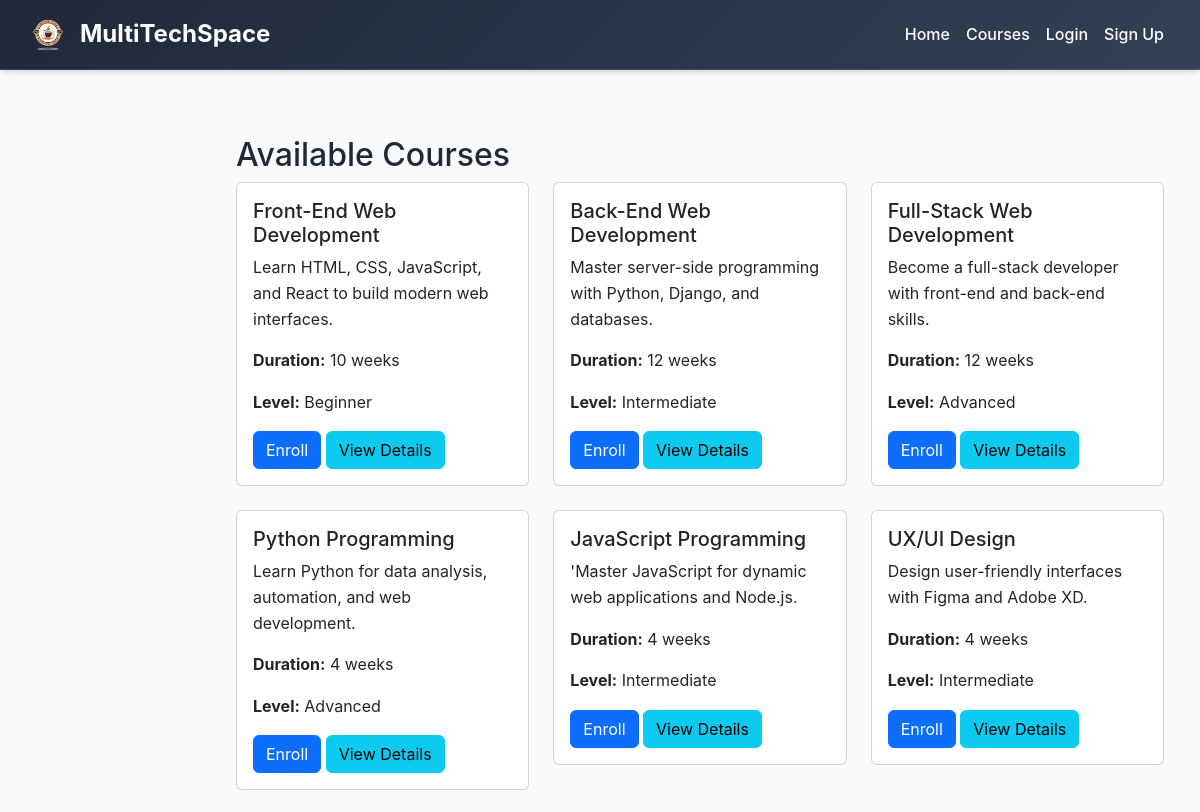
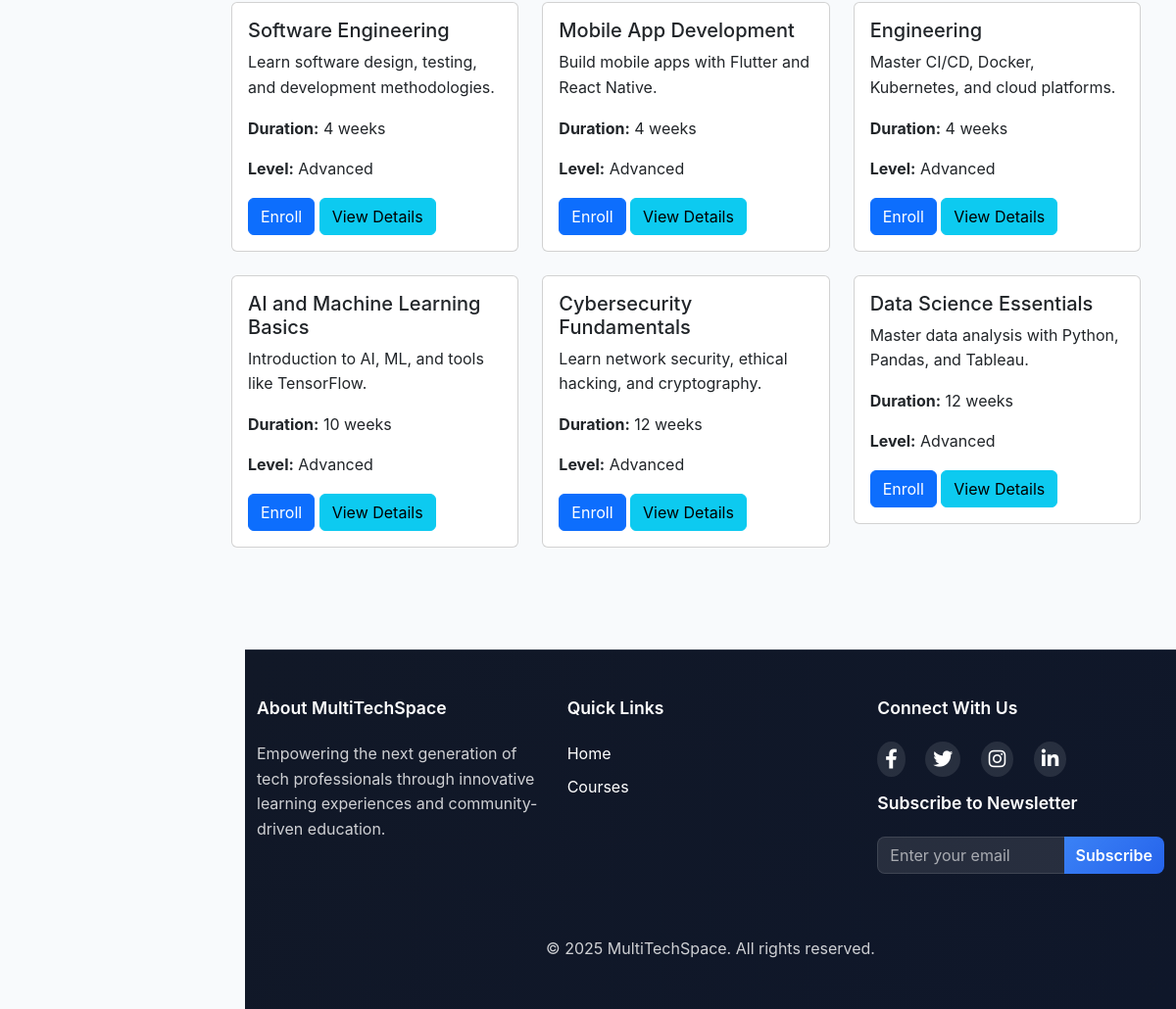
Page /courses/ on the committed database (2 pictures, top to bottom).
### core/models.py (models this page shows, shortened)
class Course(models.Model):
    LEVEL_CHOICES = (
        ('Beginner', 'Beginner'),
        ('Intermediate', 'Intermediate'),
        ('Advanced', 'Advanced'),
    )
    title = models.CharField(max_length=200)
    description = models.TextField()
    duration = models.IntegerField()
    level = models.CharField(max_length=20, choices=LEVEL_CHOICES)
    facilitator = models.ForeignKey(User, on_delete=models.SET_NULL, null=True, blank=True)
    price = models.DecimalField(max_digits=10, decimal_places=2, default=0.00)

### core/views.py (the view)
# urls.py: path('courses/', views.course_list, name='course_list'),
def course_list(request):
    courses = Course.objects.all()
    enrolled_course_ids = []
    if request.user.is_authenticated:
        enrolled_course_ids = CourseEnrollment.objects.filter(user=request.user).values_list('course_id', flat=True)
    return render(request, 'core/course_list.html', {'courses': courses, 'enrolled_course_ids': enrolled_course_ids, 'logo_base64': settings.LOGO_BASE64})

### templates/core/course_list.html (shortened to what this page needs)
{% extends 'core/base.html' %}
{% block content %}
<div class="container mt-5">
    <h2>Available Courses</h2>
    {% if courses %}
        <div class="row">
            {% for course in courses %}
                <div class="col-md-4 mb-4">
                    <div class="card">
                        <div class="card-body">
                            <h5 class="card-title">{{ course.title }}</h5>
                            <p class="card-text">{{ course.description|truncatewords:20 }}</p>
                            <p><strong>Duration:</strong> {{ course.duration }} weeks</p>
                            <p><strong>Level:</strong> {{ course.level }}</p>
                            {% if course.id in enrolled_course_ids %}
                                <p class="text-success">Enrolled</p>
                            {% else %}
                                <a href="{% url 'enroll_course' course.id %}" class="btn btn-primary">Enroll</a>
                            {% endif %}
                            <a href="{% url 'course_detail' course.id %}" class="btn btn-info">View Details</a>
                        </div>
                    </div>
                </div>
            {% endfor %}
        </div>
    {% else %}
        <p>No courses available.</p>
    {% endif %}
</div>
{% endblock %}

### static/css/base.css (style rules this page uses)
:root { --primary: #1e293b; --primary-light: #334155; --primary-dark: #0f172a; --primary-gradient: linear-gradient(135deg, #1e293b 0%, #334155 100%); --secondary: #64748b; --secondary-light: #94a3b8; --secondary-dark: #475569; --accent: #3b82f6; --accent-light: #60a5fa; --accent-dark: #2563eb; --accent-gradient: linear-gradient(135deg, #3b82f6 0%, #2563eb 100%); --success: #059669; --success-light: #10b981; --warning: #d97706; --danger: #dc2626; --white: #ffffff; --light: #f8fafc; --light-gray: #f1f5f9; --medium-gray: #e2e8f0; --dark-gray: #374151; --dark: #111827; --text-primary: #1f2937; --text-secondary: #6b7280; --text-light: #9ca3af; --text-white: #ffffff; --text-muted: #64748b; --bg-primary: #ffffff; --bg-secondary: #f8fafc; --bg-tertiary: #f1f5f9; --bg-dark: #1e293b; --hover-primary: #2563eb; --hover-secondary: #374151; --focus-ring: rgba(59, 130, 246, 0.3); --sidebar-width: 250px; --navbar-height: 70px; --border-radius: 8px; --box-shadow: 0 4px 6px -1px rgba(0, 0, 0, 0.1), 0 2px 4px -1px rgba(0, 0, 0, 0.06); --box-shadow-lg: 0 10px 15px -3px rgba(0, 0, 0, 0.1), 0 4px 6px -2px rgba(0, 0, 0, 0.05); --transition: all 0.3s cubic-bezier(0.4, 0, 0.2, 1); }
* { margin: 0; padding: 0; box-sizing: border-box; }
body { font-family: -apple-system, BlinkMacSystemFont, 'Segoe UI', Roboto, 'Helvetica Neue', Arial, sans-serif; background-color: var(--bg-secondary); color: var(--text-primary); line-height: 1.6; min-height: 100vh; display: flex; flex-direction: column; font-size: 16px; }

### rows in the picture
Course: title "Front-End Web Development", description "Learn HTML, CSS, JavaScript, and React to build modern web interfaces.", duration "10", level "Beginner", shows "Enroll"
Course: title "Back-End Web Development", description "Master server-side programming with Python, Django, and databases.", duration "12", level "Intermediate", shows "Enroll"
Course: title "Full-Stack Web Development", description "Become a full-stack developer with front-end and back-end skills.", duration "12", level "Advanced", shows "Enroll"
Course: title "Python Programming", description "Learn Python for data analysis, automation, and web development.", duration "4", level "Advanced", shows "Enroll"
Course: title "JavaScript Programming", description "'Master JavaScript for dynamic web applications and Node.js.", duration "4", level "Intermediate", shows "Enroll"
Course: title "UX/UI Design", description "Design user-friendly interfaces with Figma and Adobe XD.", duration "4", level "Intermediate", shows "Enroll"
Course: title "Software Engineering", description "Learn software design, testing, and development methodologies.", duration "4", level "Advanced", shows "Enroll"
Course: title "Mobile App Development", description "Build mobile apps with Flutter and React Native.", duration "4", level "Advanced", shows "Enroll"
Course: title "Engineering", description "Master CI/CD, Docker, Kubernetes, and cloud platforms.", duration "4", level "Advanced", shows "Enroll"
Course: title "AI and Machine Learning Basics", description "Introduction to AI, ML, and tools like TensorFlow.", duration "10", level "Advanced", shows "Enroll"
Course: title "Cybersecurity Fundamentals", description "Learn network security, ethical hacking, and cryptography.", duration "12", level "Advanced", shows "Enroll"
Course: title "Data Science Essentials", description "Master data analysis with Python, Pandas, and Tableau.", duration "12", level "Advanced", shows "Enroll"
